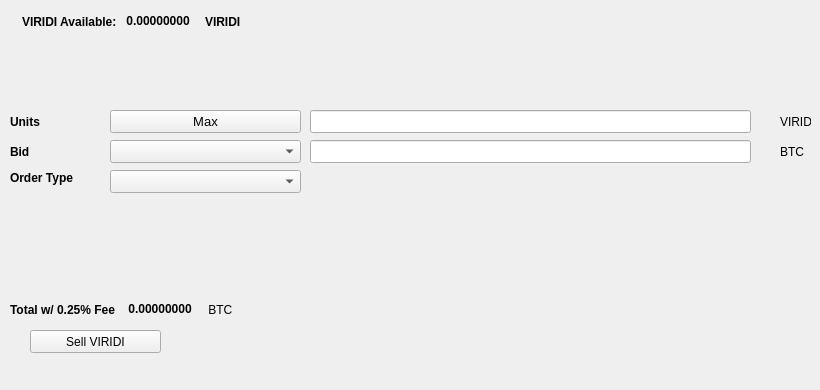
   <widget class="QWidget" name="SellTab">
    <attribute name="title">
     <string>Sell</string>
    </attribute>
    <widget class="QLabel" name="label_16">
     <property name="geometry">
      <rect>
       <x>780</x>
       <y>140</y>
       <width>31</width>
       <height>23</height>
      </rect>
     </property>
     <property name="text">
      <string>BTC</string>
     </property>
    </widget>
    <widget class="QComboBox" name="SellBidcomboBox">
     <property name="geometry">
      <rect>
       <x>110</x>
       <y>140</y>
       <width>191</width>
       <height>23</height>
      </rect>
     </property>
     <property name="font">
      <font>
       <pointsize>10</pointsize>
      </font>
     </property>
    </widget>
    <widget class="QLabel" name="label_18">
     <property name="geometry">
      <rect>
       <x>10</x>
       <y>110</y>
       <width>46</width>
       <height>23</height>
      </rect>
     </property>
     <property name="font">
      <font>
       <weight>75</weight>
       <bold>true</bold>
      </font>
     </property>
     <property name="text">
      <string>Units</string>
     </property>
    </widget>
    <widget class="QPushButton" name="Sell_Max_Amount">
     <property name="geometry">
      <rect>
       <x>110</x>
       <y>110</y>
       <width>191</width>
       <height>23</height>
      </rect>
     </property>
     <property name="font">
      <font>
       <pointsize>10</pointsize>
      </font>
     </property>
     <property name="text">
      <string>Max</string>
     </property>
    </widget>
    <widget class="QLabel" name="label_20">
     <property name="geometry">
      <rect>
       <x>10</x>
       <y>170</y>
       <width>91</width>
       <height>16</height>
      </rect>
     </property>
     <property name="font">
      <font>
       <weight>75</weight>
       <bold>true</bold>
      </font>
     </property>
     <property name="text">
      <string>Order Type</string>
     </property>
    </widget>
    <widget class="QComboBox" name="SellOrdertypeCombo">
     <property name="geometry">
      <rect>
       <x>110</x>
       <y>170</y>
       <width>191</width>
       <height>23</height>
      </rect>
     </property>
     <property name="font">
      <font>
       <pointsize>10</pointsize>
      </font>
     </property>
    </widget>
    <widget class="QLabel" name="label_21">
     <property name="geometry">
      <rect>
       <x>10</x>
       <y>140</y>
       <width>46</width>
       <height>23</height>
      </rect>
     </property>
     <property name="font">
      <font>
       <weight>75</weight>
       <bold>true</bold>
      </font>
     </property>
     <property name="text">
      <string>Bid</string>
     </property>
    </widget>
    <widget class="QLabel" name="label_22">
     <property name="geometry">
      <rect>
       <x>780</x>
       <y>110</y>
       <width>31</width>
       <height>23</height>
      </rect>
     </property>
     <property name="text">
      <string>VIRIDI</string>
     </property>
    </widget>
    <widget class="QLineEdit" name="UnitsInputVIRIDI">
     <property name="geometry">
      <rect>
       <x>310</x>
       <y>110</y>
       <width>441</width>
       <height>23</height>
      </rect>
     </property>
     <property name="font">
      <font>
       <pointsize>9</pointsize>
       <weight>75</weight>
       <bold>true</bold>
      </font>
     </property>
    </widget>
    <widget class="QLineEdit" name="SellBidPriceEdit">
     <property name="geometry">
      <rect>
       <x>310</x>
       <y>140</y>
       <width>441</width>
       <height>23</height>
      </rect>
     </property>
     <property name="font">
      <font>
       <pointsize>9</pointsize>
       <weight>75</weight>
       <bold>true</bold>
      </font>
     </property>
    </widget>
    <widget class="QPushButton" name="SellVIRIDIBTN">
     <property name="geometry">
      <rect>
       <x>30</x>
       <y>330</y>
       <width>131</width>
       <height>23</height>
      </rect>
     </property>
     <property name="text">
      <string>Sell VIRIDI</string>
     </property>
     <property name="icon">
      <iconset resource="../viridi">
       <normaloff>:/icons/bitcoin</normaloff>:/icons/bitcoin</iconset>
     </property>
    </widget>
    <widget class="QWidget" name="layoutWidget3">
     <property name="geometry">
      <rect>
       <x>22</x>
       <y>12</y>
       <width>258</width>
       <height>19</height>
      </rect>
     </property>
     <layout class="QHBoxLayout" name="horizontalLayout">
      <item>
       <widget class="QLabel" name="label232_2">
        <property name="font">
         <font>
          <weight>75</weight>
          <bold>true</bold>
         </font>
        </property>
        <property name="text">
         <string>VIRIDI Available:</string>
        </property>
       </widget>
      </item>
      <item>
       <widget class="QLabel" name="VIRIDIAvailableLabel">
        <property name="palette">
         <palette>
          <active>
           <colorrole role="WindowText">
            <brush brushstyle="SolidPattern">
             <color alpha="255">
              <red>0</red>
              <green>0</green>
              <blue>0</blue>
             </color>
            </brush>
           </colorrole>
           <colorrole role="Button">
            <brush brushstyle="SolidPattern">
             <color alpha="255">
              <red>0</red>
              <green>170</green>
              <blue>0</blue>
             </color>
            </brush>
           </colorrole>
           <colorrole role="Light">
            <brush brushstyle="SolidPattern">
             <color alpha="255">
              <red>0</red>
              <green>255</green>
              <blue>0</blue>
             </color>
            </brush>
           </colorrole>
           <colorrole role="Midlight">
            <brush brushstyle="SolidPattern">
             <color alpha="255">
              <red>0</red>
              <green>212</green>
              <blue>0</blue>
             </color>
            </brush>
           </colorrole>
           <colorrole role="Dark">
            <brush brushstyle="SolidPattern">
             <color alpha="255">
              <red>0</red>
              <green>85</green>
              <blue>0</blue>
             </color>
            </brush>
           </colorrole>
           <colorrole role="Mid">
            <brush brushstyle="SolidPattern">
             <color alpha="255">
              <red>0</red>
              <green>113</green>
              <blue>0</blue>
             </color>
            </brush>
           </colorrole>
           <colorrole role="Text">
            <brush brushstyle="SolidPattern">
             <color alpha="255">
              <red>0</red>
              <green>170</green>
              <blue>0</blue>
             </color>
            </brush>
           </colorrole>
           <colorrole role="BrightText">
            <brush brushstyle="SolidPattern">
             <color alpha="255">
              <red>255</red>
              <green>255</green>
              <blue>255</blue>
             </color>
            </brush>
           </colorrole>
           <colorrole role="ButtonText">
            <brush brushstyle="SolidPattern">
             <color alpha="255">
              <red>0</red>
              <green>0</green>
              <blue>0</blue>
             </color>
            </brush>
           </colorrole>
           <colorrole role="Base">
            <brush brushstyle="SolidPattern">
             <color alpha="255">
              <red>255</red>
              <green>255</green>
              <blue>255</blue>
             </color>
            </brush>
           </colorrole>
           <colorrole role="Window">
            <brush brushstyle="SolidPattern">
             <color alpha="255">
              <red>0</red>
              <green>170</green>
              <blue>0</blue>
             </color>
            </brush>
           </colorrole>
           <colorrole role="Shadow">
            <brush brushstyle="SolidPattern">
             <color alpha="255">
              <red>0</red>
              <green>0</green>
              <blue>0</blue>
             </color>
            </brush>
           </colorrole>
           <colorrole role="AlternateBase">
            <brush brushstyle="SolidPattern">
             <color alpha="255">
              <red>127</red>
              <green>212</green>
              <blue>127</blue>
             </color>
            </brush>
           </colorrole>
           <colorrole role="ToolTipBase">
            <brush brushstyle="SolidPattern">
             <color alpha="255">
              <red>255</red>
              <green>255</green>
              <blue>220</blue>
             </color>
            </brush>
           </colorrole>
           <colorrole role="ToolTipText">
            <brush brushstyle="SolidPattern">
             <color alpha="255">
              <red>0</red>
              <green>0</green>
              <blue>0</blue>
             </color>
            </brush>
           </colorrole>
          </active>
          <inactive>
           <colorrole role="WindowText">
            <brush brushstyle="SolidPattern">
             <color alpha="255">
              <red>0</red>
              <green>0</green>
              <blue>0</blue>
             </color>
            </brush>
           </colorrole>
           <colorrole role="Button">
            <brush brushstyle="SolidPattern">
             <color alpha="255">
              <red>0</red>
              <green>170</green>
              <blue>0</blue>
             </color>
            </brush>
           </colorrole>
           <colorrole role="Light">
            <brush brushstyle="SolidPattern">
             <color alpha="255">
              <red>0</red>
              <green>255</green>
              <blue>0</blue>
             </color>
            </brush>
           </colorrole>
           <colorrole role="Midlight">
            <brush brushstyle="SolidPattern">
             <color alpha="255">
              <red>0</red>
              <green>212</green>
              <blue>0</blue>
             </color>
            </brush>
           </colorrole>
           <colorrole role="Dark">
            <brush brushstyle="SolidPattern">
             <color alpha="255">
              <red>0</red>
              <green>85</green>
              <blue>0</blue>
             </color>
            </brush>
           </colorrole>
           <colorrole role="Mid">
            <brush brushstyle="SolidPattern">
             <color alpha="255">
              <red>0</red>
              <green>113</green>
              <blue>0</blue>
             </color>
            </brush>
           </colorrole>
           <colorrole role="Text">
            <brush brushstyle="SolidPattern">
             <color alpha="255">
              <red>0</red>
              <green>170</green>
              <blue>0</blue>
             </color>
            </brush>
           </colorrole>
           <colorrole role="BrightText">
            <brush brushstyle="SolidPattern">
             <color alpha="255">
              <red>255</red>
              <green>255</green>
              <blue>255</blue>
             </color>
            </brush>
           </colorrole>
           <colorrole role="ButtonText">
            <brush brushstyle="SolidPattern">
             <color alpha="255">
              <red>0</red>
              <green>0</green>
              <blue>0</blue>
             </color>
            </brush>
           </colorrole>
           <colorrole role="Base">
            <brush brushstyle="SolidPattern">
             <color alpha="255">
              <red>255</red>
              <green>255</green>
              <blue>255</blue>
             </color>
            </brush>
           </colorrole>
           <colorrole role="Window">
            <brush brushstyle="SolidPattern">
             <color alpha="255">
              <red>0</red>
              <green>170</green>
              <blue>0</blue>
             </color>
            </brush>
           </colorrole>
           <colorrole role="Shadow">
            <brush brushstyle="SolidPattern">
             <color alpha="255">
              <red>0</red>
              <green>0</green>
              <blue>0</blue>
             </color>
            </brush>
           </colorrole>
           <colorrole role="AlternateBase">
            <brush brushstyle="SolidPattern">
             <color alpha="255">
              <red>127</red>
              <green>212</green>
              <blue>127</blue>
             </color>
            </brush>
           </colorrole>
           <colorrole role="ToolTipBase">
            <brush brushstyle="SolidPattern">
             <color alpha="255">
              <red>255</red>
              <green>255</green>
              <blue>220</blue>
             </color>
            </brush>
           </colorrole>
           <colorrole role="ToolTipText">
            <brush brushstyle="SolidPattern">
             <color alpha="255">
              <red>0</red>
              <green>0</green>
              <blue>0</blue>
             </color>
            </brush>
           </colorrole>
          </inactive>
          <disabled>
           <colorrole role="WindowText">
            <brush brushstyle="SolidPattern">
             <color alpha="255">
              <red>0</red>
              <green>85</green>
              <blue>0</blue>
             </color>
            </brush>
           </colorrole>
           <colorrole role="Button">
            <brush brushstyle="SolidPattern">
             <color alpha="255">
              <red>0</red>
              <green>170</green>
              <blue>0</blue>
             </color>
            </brush>
           </colorrole>
           <colorrole role="Light">
            <brush brushstyle="SolidPattern">
             <color alpha="255">
              <red>0</red>
              <green>255</green>
              <blue>0</blue>
             </color>
            </brush>
           </colorrole>
           <colorrole role="Midlight">
            <brush brushstyle="SolidPattern">
             <color alpha="255">
              <red>0</red>
              <green>212</green>
              <blue>0</blue>
             </color>
            </brush>
           </colorrole>
           <colorrole role="Dark">
            <brush brushstyle="SolidPattern">
             <color alpha="255">
              <red>0</red>
              <green>85</green>
              <blue>0</blue>
             </color>
            </brush>
           </colorrole>
           <colorrole role="Mid">
            <brush brushstyle="SolidPattern">
             <color alpha="255">
              <red>0</red>
              <green>113</green>
              <blue>0</blue>
             </color>
            </brush>
           </colorrole>
           <colorrole role="Text">
            <brush brushstyle="SolidPattern">
             <color alpha="255">
              <red>0</red>
              <green>85</green>
              <blue>0</blue>
             </color>
            </brush>
           </colorrole>
           <colorrole role="BrightText">
            <brush brushstyle="SolidPattern">
             <color alpha="255">
              <red>255</red>
              <green>255</green>
              <blue>255</blue>
             </color>
            </brush>
           </colorrole>
           <colorrole role="ButtonText">
            <brush brushstyle="SolidPattern">
             <color alpha="255">
              <red>0</red>
              <green>85</green>
              <blue>0</blue>
             </color>
            </brush>
           </colorrole>
           <colorrole role="Base">
            <brush brushstyle="SolidPattern">
             <color alpha="255">
              <red>0</red>
              <green>170</green>
              <blue>0</blue>
             </color>
            </brush>
           </colorrole>
           <colorrole role="Window">
            <brush brushstyle="SolidPattern">
             <color alpha="255">
              <red>0</red>
              <green>170</green>
              <blue>0</blue>
             </color>
            </brush>
           </colorrole>
           <colorrole role="Shadow">
            <brush brushstyle="SolidPattern">
             <color alpha="255">
              <red>0</red>
              <green>0</green>
              <blue>0</blue>
             </color>
            </brush>
           </colorrole>
           <colorrole role="AlternateBase">
            <brush brushstyle="SolidPattern">
             <color alpha="255">
              <red>0</red>
              <green>170</green>
              <blue>0</blue>
             </color>
            </brush>
           </colorrole>
           <colorrole role="ToolTipBase">
            <brush brushstyle="SolidPattern">
             <color alpha="255">
              <red>255</red>
              <green>255</green>
              <blue>220</blue>
             </color>
            </brush>
           </colorrole>
           <colorrole role="ToolTipText">
            <brush brushstyle="SolidPattern">
             <color alpha="255">
              <red>0</red>
              <green>0</green>
              <blue>0</blue>
             </color>
            </brush>
           </colorrole>
          </disabled>
         </palette>
        </property>
        <property name="font">
         <font>
          <weight>75</weight>
          <bold>true</bold>
         </font>
        </property>
        <property name="text">
         <string> 0.00000000 </string>
        </property>
        <property name="textInteractionFlags">
         <set>Qt::LinksAccessibleByMouse|Qt::TextSelectableByKeyboard|Qt::TextSelectableByMouse</set>
        </property>
       </widget>
      </item>
      <item>
       <widget class="QLabel" name="labelVIRIDI">
        <property name="font">
         <font>
          <weight>75</weight>
          <bold>true</bold>
         </font>
        </property>
        <property name="text">
         <string>VIRIDI</string>
        </property>
       </widget>
      </item>
     </layout>
    </widget>
    <widget class="QWidget" name="layoutWidget">
     <property name="geometry">
      <rect>
       <x>10</x>
       <y>300</y>
       <width>268</width>
       <height>19</height>
      </rect>
     </property>
     <layout class="QHBoxLayout" name="horizontalLayout_2">
      <item>
       <widget class="QLabel" name="label_19">
        <property name="font">
         <font>
          <weight>75</weight>
          <bold>true</bold>
         </font>
        </property>
        <property name="text">
         <string>Total w/ 0.25% Fee </string>
        </property>
       </widget>
      </item>
      <item>
       <widget class="QLabel" name="SellCostLabel">
        <property name="palette">
         <palette>
          <active>
           <colorrole role="WindowText">
            <brush brushstyle="SolidPattern">
             <color alpha="255">
              <red>0</red>
              <green>0</green>
              <blue>0</blue>
             </color>
            </brush>
           </colorrole>
           <colorrole role="Button">
            <brush brushstyle="SolidPattern">
             <color alpha="255">
              <red>0</red>
              <green>170</green>
              <blue>0</blue>
             </color>
            </brush>
           </colorrole>
           <colorrole role="Light">
            <brush brushstyle="SolidPattern">
             <color alpha="255">
              <red>0</red>
              <green>255</green>
              <blue>0</blue>
             </color>
            </brush>
           </colorrole>
           <colorrole role="Midlight">
            <brush brushstyle="SolidPattern">
             <color alpha="255">
              <red>0</red>
              <green>212</green>
              <blue>0</blue>
             </color>
            </brush>
           </colorrole>
           <colorrole role="Dark">
            <brush brushstyle="SolidPattern">
             <color alpha="255">
              <red>0</red>
              <green>85</green>
              <blue>0</blue>
             </color>
            </brush>
           </colorrole>
           <colorrole role="Mid">
            <brush brushstyle="SolidPattern">
             <color alpha="255">
              <red>0</red>
              <green>113</green>
              <blue>0</blue>
             </color>
            </brush>
           </colorrole>
           <colorrole role="Text">
            <brush brushstyle="SolidPattern">
             <color alpha="255">
              <red>0</red>
              <green>170</green>
              <blue>0</blue>
             </color>
            </brush>
           </colorrole>
           <colorrole role="BrightText">
            <brush brushstyle="SolidPattern">
             <color alpha="255">
              <red>255</red>
              <green>255</green>
              <blue>255</blue>
             </color>
            </brush>
           </colorrole>
           <colorrole role="ButtonText">
            <brush brushstyle="SolidPattern">
             <color alpha="255">
              <red>0</red>
              <green>0</green>
              <blue>0</blue>
             </color>
            </brush>
           </colorrole>
           <colorrole role="Base">
            <brush brushstyle="SolidPattern">
             <color alpha="255">
              <red>255</red>
              <green>255</green>
              <blue>255</blue>
             </color>
            </brush>
           </colorrole>
           <colorrole role="Window">
            <brush brushstyle="SolidPattern">
             <color alpha="255">
              <red>0</red>
              <green>170</green>
              <blue>0</blue>
             </color>
            </brush>
           </colorrole>
           <colorrole role="Shadow">
            <brush brushstyle="SolidPattern">
             <color alpha="255">
              <red>0</red>
              <green>0</green>
              <blue>0</blue>
             </color>
            </brush>
           </colorrole>
           <colorrole role="AlternateBase">
            <brush brushstyle="SolidPattern">
             <color alpha="255">
              <red>127</red>
              <green>212</green>
              <blue>127</blue>
             </color>
            </brush>
           </colorrole>
           <colorrole role="ToolTipBase">
            <brush brushstyle="SolidPattern">
             <color alpha="255">
              <red>255</red>
              <green>255</green>
              <blue>220</blue>
             </color>
            </brush>
           </colorrole>
           <colorrole role="ToolTipText">
            <brush brushstyle="SolidPattern">
             <color alpha="255">
              <red>0</red>
              <green>0</green>
              <blue>0</blue>
             </color>
            </brush>
           </colorrole>
          </active>
          <inactive>
           <colorrole role="WindowText">
            <brush brushstyle="SolidPattern">
             <color alpha="255">
              <red>0</red>
              <green>0</green>
              <blue>0</blue>
             </color>
            </brush>
           </colorrole>
           <colorrole role="Button">
            <brush brushstyle="SolidPattern">
             <color alpha="255">
              <red>0</red>
              <green>170</green>
              <blue>0</blue>
             </color>
            </brush>
           </colorrole>
           <colorrole role="Light">
            <brush brushstyle="SolidPattern">
             <color alpha="255">
              <red>0</red>
              <green>255</green>
              <blue>0</blue>
             </color>
            </brush>
           </colorrole>
           <colorrole role="Midlight">
            <brush brushstyle="SolidPattern">
             <color alpha="255">
              <red>0</red>
              <green>212</green>
              <blue>0</blue>
             </color>
            </brush>
           </colorrole>
           <colorrole role="Dark">
            <brush brushstyle="SolidPattern">
             <color alpha="255">
              <red>0</red>
              <green>85</green>
              <blue>0</blue>
             </color>
            </brush>
           </colorrole>
           <colorrole role="Mid">
            <brush brushstyle="SolidPattern">
             <color alpha="255">
              <red>0</red>
              <green>113</green>
              <blue>0</blue>
             </color>
            </brush>
           </colorrole>
           <colorrole role="Text">
            <brush brushstyle="SolidPattern">
             <color alpha="255">
              <red>0</red>
              <green>170</green>
              <blue>0</blue>
             </color>
            </brush>
           </colorrole>
           <colorrole role="BrightText">
            <brush brushstyle="SolidPattern">
             <color alpha="255">
              <red>255</red>
              <green>255</green>
              <blue>255</blue>
             </color>
            </brush>
           </colorrole>
           <colorrole role="ButtonText">
            <brush brushstyle="SolidPattern">
             <color alpha="255">
              <red>0</red>
              <green>0</green>
              <blue>0</blue>
             </color>
            </brush>
           </colorrole>
           <colorrole role="Base">
            <brush brushstyle="SolidPattern">
             <color alpha="255">
              <red>255</red>
              <green>255</green>
              <blue>255</blue>
             </color>
            </brush>
           </colorrole>
           <colorrole role="Window">
            <brush brushstyle="SolidPattern">
             <color alpha="255">
              <red>0</red>
              <green>170</green>
              <blue>0</blue>
             </color>
            </brush>
           </colorrole>
           <colorrole role="Shadow">
            <brush brushstyle="SolidPattern">
             <color alpha="255">
              <red>0</red>
              <green>0</green>
              <blue>0</blue>
             </color>
            </brush>
           </colorrole>
           <colorrole role="AlternateBase">
            <brush brushstyle="SolidPattern">
             <color alpha="255">
              <red>127</red>
              <green>212</green>
              <blue>127</blue>
             </color>
            </brush>
           </colorrole>
           <colorrole role="ToolTipBase">
            <brush brushstyle="SolidPattern">
             <color alpha="255">
              <red>255</red>
              <green>255</green>
              <blue>220</blue>
             </color>
            </brush>
           </colorrole>
           <colorrole role="ToolTipText">
            <brush brushstyle="SolidPattern">
             <color alpha="255">
              <red>0</red>
              <green>0</green>
              <blue>0</blue>
             </color>
            </brush>
           </colorrole>
          </inactive>
          <disabled>
           <colorrole role="WindowText">
            <brush brushstyle="SolidPattern">
             <color alpha="255">
              <red>0</red>
              <green>85</green>
              <blue>0</blue>
             </color>
            </brush>
           </colorrole>
           <colorrole role="Button">
            <brush brushstyle="SolidPattern">
             <color alpha="255">
              <red>0</red>
              <green>170</green>
              <blue>0</blue>
             </color>
            </brush>
           </colorrole>
           <colorrole role="Light">
            <brush brushstyle="SolidPattern">
             <color alpha="255">
              <red>0</red>
              <green>255</green>
              <blue>0</blue>
             </color>
            </brush>
           </colorrole>
           <colorrole role="Midlight">
            <brush brushstyle="SolidPattern">
             <color alpha="255">
              <red>0</red>
              <green>212</green>
              <blue>0</blue>
             </color>
            </brush>
           </colorrole>
           <colorrole role="Dark">
            <brush brushstyle="SolidPattern">
             <color alpha="255">
              <red>0</red>
              <green>85</green>
              <blue>0</blue>
             </color>
            </brush>
           </colorrole>
           <colorrole role="Mid">
            <brush brushstyle="SolidPattern">
             <color alpha="255">
              <red>0</red>
              <green>113</green>
              <blue>0</blue>
             </color>
            </brush>
           </colorrole>
           <colorrole role="Text">
            <brush brushstyle="SolidPattern">
             <color alpha="255">
              <red>0</red>
              <green>85</green>
              <blue>0</blue>
             </color>
            </brush>
           </colorrole>
           <colorrole role="BrightText">
            <brush brushstyle="SolidPattern">
             <color alpha="255">
              <red>255</red>
              <green>255</green>
              <blue>255</blue>
             </color>
            </brush>
           </colorrole>
           <colorrole role="ButtonText">
            <brush brushstyle="SolidPattern">
             <color alpha="255">
              <red>0</red>
              <green>85</green>
              <blue>0</blue>
             </color>
            </brush>
           </colorrole>
           <colorrole role="Base">
            <brush brushstyle="SolidPattern">
             <color alpha="255">
              <red>0</red>
              <green>170</green>
              <blue>0</blue>
             </color>
            </brush>
           </colorrole>
           <colorrole role="Window">
            <brush brushstyle="SolidPattern">
             <color alpha="255">
              <red>0</red>
              <green>170</green>
              <blue>0</blue>
             </color>
            </brush>
           </colorrole>
           <colorrole role="Shadow">
            <brush brushstyle="SolidPattern">
             <color alpha="255">
              <red>0</red>
              <green>0</green>
              <blue>0</blue>
             </color>
            </brush>
           </colorrole>
           <colorrole role="AlternateBase">
            <brush brushstyle="SolidPattern">
             <color alpha="255">
              <red>0</red>
              <green>170</green>
              <blue>0</blue>
             </color>
            </brush>
           </colorrole>
           <colorrole role="ToolTipBase">
            <brush brushstyle="SolidPattern">
             <color alpha="255">
              <red>255</red>
              <green>255</green>
              <blue>220</blue>
             </color>
            </brush>
           </colorrole>
           <colorrole role="ToolTipText">
            <brush brushstyle="SolidPattern">
             <color alpha="255">
              <red>0</red>
              <green>0</green>
              <blue>0</blue>
             </color>
            </brush>
           </colorrole>
          </disabled>
         </palette>
        </property>
        <property name="font">
         <font>
          <weight>75</weight>
          <bold>true</bold>
         </font>
        </property>
        <property name="autoFillBackground">
         <bool>false</bool>
        </property>
        <property name="text">
         <string> 0.00000000</string>
        </property>
        <property name="textInteractionFlags">
         <set>Qt::LinksAccessibleByMouse|Qt::TextSelectableByMouse</set>
        </property>
       </widget>
      </item>
      <item>
       <widget class="QLabel" name="label_17">
        <property name="font">
         <font>
          <weight>50</weight>
          <bold>false</bold>
         </font>
        </property>
        <property name="text">
         <string> BTC</string>
        </property>
       </widget>
      </item>
     </layout>
    </widget>
    <widget class="QLabel" name="label_23">
     <property name="geometry">
      <rect>
       <x>460</x>
       <y>300</y>
       <width>281</width>
       <height>81</height>
      </rect>
     </property>
     <property name="text">
      <string/>
     </property>
     <property name="pixmap">
      <pixmap>:/images/bittrex</pixmap>
     </property>
    </widget>
   </widget>
